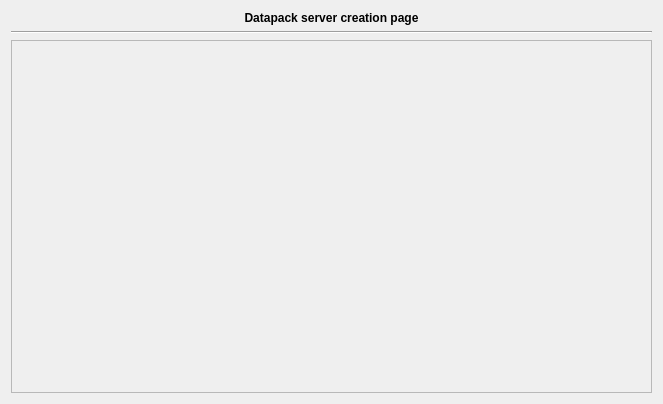
<?xml version="1.0" encoding="UTF-8"?>
<ui version="4.0">
 <class>DataPackPlugin::Internal::ServerCreationWidget</class>
 <widget class="QWidget" name="DataPackPlugin::Internal::ServerCreationWidget">
  <property name="geometry">
   <rect>
    <x>0</x>
    <y>0</y>
    <width>663</width>
    <height>404</height>
   </rect>
  </property>
  <property name="windowTitle">
   <string>Form</string>
  </property>
  <layout class="QVBoxLayout" name="verticalLayout">
   <item>
    <widget class="QLabel" name="label">
     <property name="sizePolicy">
      <sizepolicy hsizetype="Preferred" vsizetype="Fixed">
       <horstretch>0</horstretch>
       <verstretch>0</verstretch>
      </sizepolicy>
     </property>
     <property name="font">
      <font>
       <weight>75</weight>
       <bold>true</bold>
      </font>
     </property>
     <property name="text">
      <string>Datapack server creation page</string>
     </property>
     <property name="alignment">
      <set>Qt::AlignCenter</set>
     </property>
    </widget>
   </item>
   <item>
    <widget class="Line" name="line">
     <property name="orientation">
      <enum>Qt::Horizontal</enum>
     </property>
    </widget>
   </item>
   <item>
    <widget class="QScrollArea" name="scrollArea">
     <property name="widgetResizable">
      <bool>true</bool>
     </property>
     <widget class="QWidget" name="scrollAreaWidgetContents">
      <property name="geometry">
       <rect>
        <x>0</x>
        <y>0</y>
        <width>643</width>
        <height>352</height>
       </rect>
      </property>
      <layout class="QVBoxLayout" name="scrollLayout">
       <item>
        <widget class="QWidget" name="widget" native="true"/>
       </item>
       <item>
        <spacer name="verticalSpacer">
         <property name="orientation">
          <enum>Qt::Vertical</enum>
         </property>
         <property name="sizeHint" stdset="0">
          <size>
           <width>20</width>
           <height>40</height>
          </size>
         </property>
        </spacer>
       </item>
      </layout>
     </widget>
    </widget>
   </item>
  </layout>
 </widget>
 <resources/>
 <connections/>
</ui>
